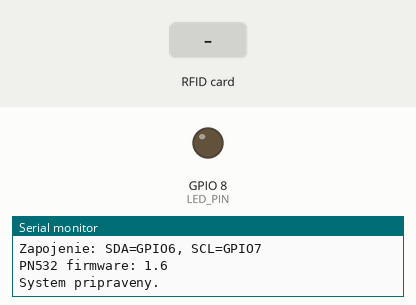
Recording of a sketch running on a simulated ESP32-C3. On the bench: output pins drawn as LEDs (lit = HIGH), the last lines printed to the serial monitor. The inputs (shaded band) are chosen by the test bench. WiFi joins after 1.5 s; servers stay silent unless stated; uploads are accepted with an empty reply.

Above: at 2.3 s.
2.4 s: RFID card 5E 7A 19 C4 held to the reader
At 3.3 s:
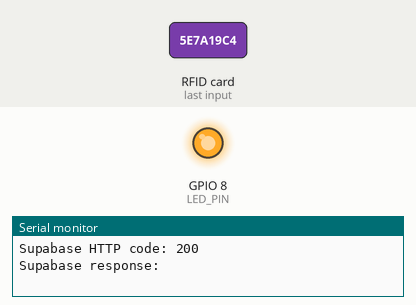
Timing chart, 0 to 5.4 s (numbered marks = the images above; inputs shaded):
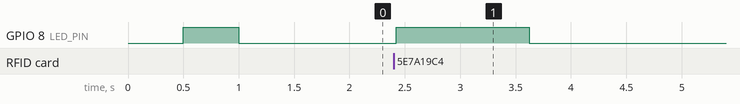

The sketch:

AttendanceSystem-NFC.ino
```cpp
#include <Wire.h>
#include <Adafruit_PN532.h>
#include <WiFi.h>
#include <WiFiClientSecure.h>
#include <HTTPClient.h>
#include <esp_log.h>

// PN532 cez I2C na ESP32-C3 SuperMini
#define I2C_SDA 6
#define I2C_SCL 7
#define LED_PIN 8

#define WIFI_NAME "****"
#define WIFI_PASSWORD "****"

#define SUPABASE_URL "****"
#define SUPABASE_KEY "****"

#define LED_ON HIGH
#define LED_OFF LOW

// Tato verzia kniznice vyzaduje IRQ/RESET v konstruktore,
// ale pri I2C ich nemusis fyzicky pripajat.
#define PN532_IRQ_DUMMY 4
#define PN532_RESET_DUMMY 5

Adafruit_PN532 nfc(PN532_IRQ_DUMMY, PN532_RESET_DUMMY, &Wire);

String uidToString(const uint8_t *uid, uint8_t uidLength) {
  String out;
  for (uint8_t i = 0; i < uidLength; i++) {
    if (uid[i] < 0x10) {
      out += "0";
    }
    out += String(uid[i], HEX);
    if (i < uidLength - 1) {
      out += ":";
    }
  }
  out.toUpperCase();
  return out;
}

String readFirstCardBlock(uint8_t *uid, uint8_t uidLength) {
  uint8_t defaultKeyA[6] = {0xFF, 0xFF, 0xFF, 0xFF, 0xFF, 0xFF};
  uint8_t blockData[16];

  Serial.println("\nNacitavam prvy blok karty...");

  if (!nfc.mifareclassic_AuthenticateBlock(uid, uidLength, 0, 0, defaultKeyA)) {
    Serial.println("Autentizacia prveho bloku zlyhala.");
    return "";
  }

  if (!nfc.mifareclassic_ReadDataBlock(0, blockData)) {
    Serial.println("Citanie prveho bloku zlyhalo.");
    return "";
  }

  String blockText = "";
  for (uint8_t i = 0; i < 16; i++) {
    if (blockData[i] < 0x10) {
      blockText += "0";
    }
    blockText += String(blockData[i], HEX);
    if (i < 15) {
      blockText += ":";
    }
  }

  Serial.print("Prvy blok: ");
  Serial.println(blockText);
  return blockText;
}

bool callNewLog(const String &cardUid, const String &cardData) {
  if (String(SUPABASE_URL).length() == 0 || String(SUPABASE_KEY).length() == 0) {
    Serial.println("Supabase nie je nastavena (SUPABASE_URL/SUPABASE_KEY).");
    return false;
  }

  WiFiClientSecure client;
  client.setInsecure();

  HTTPClient http;
  String endpoint = String(SUPABASE_URL) + "/rest/v1/rpc/new_log";
  if (!http.begin(client, endpoint)) {
    Serial.println("HTTP begin zlyhal.");
    return false;
  }

  http.addHeader("Content-Type", "application/json");
  http.addHeader("apikey", SUPABASE_KEY);

  String payload = String("{\"p_card_uid\":\"") + cardData + "\",\"p_text\":\"NFC scan\"}";

  int httpCode = http.POST(payload);
  String response = http.getString();
  http.end();

  Serial.print("Supabase HTTP code: ");
  Serial.println(httpCode);
  Serial.print("Supabase response: ");
  Serial.println(response);

  if (httpCode == 401 || httpCode == 403) {
    Serial.println("RLS/Auth chyba: pre RPC new_log treba policy alebo SECURITY DEFINER funkciu.");
  }

  return (httpCode >= 200 && httpCode < 300);
}

bool ensureWiFiConnected() {
  static unsigned long lastBlinkMs = 0;
  static unsigned long lastConnectTryMs = 0;
  static bool ledState = false;

  if (WiFi.status() == WL_CONNECTED) {
    digitalWrite(LED_PIN, LED_OFF);
    return true;
  }

  unsigned long now = millis();

  if (now - lastConnectTryMs >= 5000) {
    Serial.print("Pripajam na WiFi: ");
    Serial.println(WIFI_NAME);
    WiFi.begin(WIFI_NAME, WIFI_PASSWORD);
    lastConnectTryMs = now;
  }

  if (now - lastBlinkMs >= 500) {
    ledState = !ledState;
    digitalWrite(LED_PIN, ledState ? LED_ON : LED_OFF);
    lastBlinkMs = now;
  }

  return false;
}


void setup() {
  Serial.begin(115200);
  while (!Serial) {
    delay(10);
  }

  Serial.println();
  Serial.println("ESP32-C3 + PN532: citanie NFC kariet");
  Serial.println("Zapojenie: SDA=GPIO6, SCL=GPIO7");

  // Potlaci hlucne i2c.driver logy pri timeoutoch, ktore sa pri polling citacky
  // mozu objavovat aj ked citacka normalne funguje.
  esp_log_level_set("i2c.master", ESP_LOG_NONE);

  pinMode(LED_PIN, OUTPUT);
  digitalWrite(LED_PIN, LED_OFF);

  WiFi.mode(WIFI_STA);
  WiFi.begin(WIFI_NAME, WIFI_PASSWORD);

  Wire.begin(I2C_SDA, I2C_SCL);
  Wire.setClock(100000);
  Wire.setTimeOut(50);
  nfc.begin();

  uint32_t versiondata = nfc.getFirmwareVersion();
  if (!versiondata) {
    Serial.println("PN532 nebola najdena. Skontroluj zapojenie a I2C piny.");
    while (1) {
      delay(1000);
    }
  }

  Serial.print("PN532 firmware: ");
  Serial.print((versiondata >> 16) & 0xFF, DEC);
  Serial.print('.');
  Serial.println((versiondata >> 8) & 0xFF, DEC);

  nfc.SAMConfig();
  Serial.println("System pripraveny.");
}

void loop() {
  if (!ensureWiFiConnected()) {
    return;
  }

  uint8_t uid[7];
  uint8_t uidLength;

  // Nepretrzite cita pasivnu NFC kartu
  bool success = nfc.readPassiveTargetID(PN532_MIFARE_ISO14443A, uid, &uidLength, 150);

  if (success) {
    String uidText = uidToString(uid, uidLength);
    Serial.print("Karta detekovana, UID: ");
    Serial.println(uidText);

    String cardData = readFirstCardBlock(uid, uidLength);
    Serial.print("Prvy blok sa posle ako card_id: ");
    Serial.println(cardData);

    digitalWrite(LED_PIN, LED_ON);
    callNewLog(uidText, cardData);
    delay(1000);
    digitalWrite(LED_PIN, LED_OFF);
  } else {
    delay(30);
  }
}
```

Measured:
- after the input at 2.4 s, GPIO 8 (LED_PIN): LOW → HIGH at once, → LOW 1.2 s later
